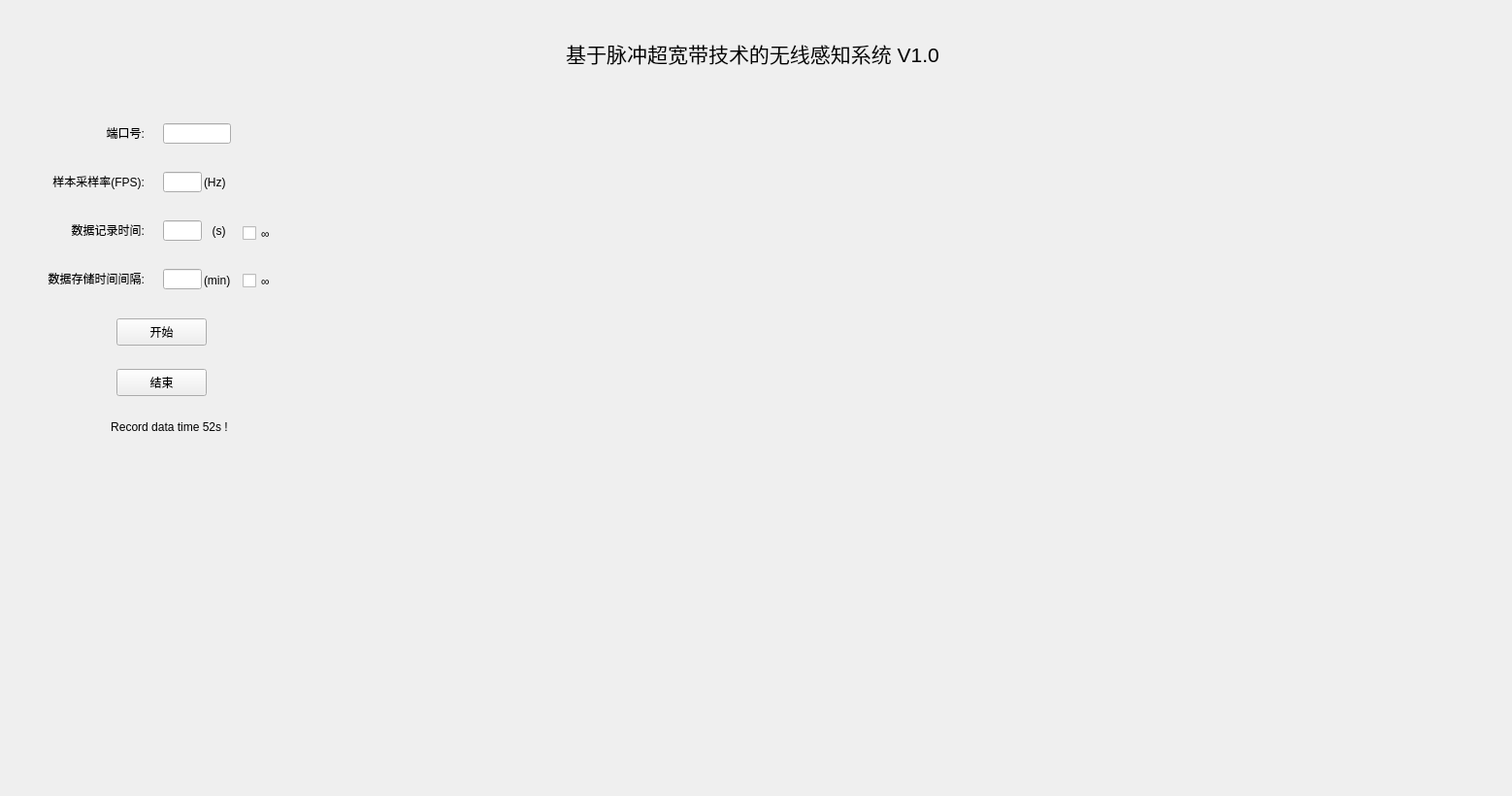
<?xml version="1.0" encoding="UTF-8"?>
<ui version="4.0">
 <class>Form</class>
 <widget class="QWidget" name="Form">
  <property name="geometry">
   <rect>
    <x>0</x>
    <y>0</y>

这是IR_UWB.ui


    <width>1558</width>
    <height>820</height>
   </rect>
  </property>
  <property name="windowTitle">
   <string>Form</string>
  </property>
  <widget class="QLabel" name="label_partname">
   <property name="geometry">
    <rect>
     <x>18</x>
     <y>127</y>
     <width>131</width>
     <height>20</height>
    </rect>
   </property>
   <property name="sizePolicy">
    <sizepolicy hsizetype="Preferred" vsizetype="Preferred">
     <horstretch>0</horstretch>
     <verstretch>0</verstretch>
    </sizepolicy>
   </property>
   <property name="text">
    <string>端口号:</string>
   </property>
   <property name="alignment">
    <set>Qt::AlignRight|Qt::AlignTrailing|Qt::AlignVCenter</set>
   </property>
  </widget>
  <widget class="QLabel" name="label_FPS">
   <property name="geometry">
    <rect>
     <x>18</x>
     <y>177</y>
     <width>131</width>
     <height>20</height>
    </rect>
   </property>
   <property name="sizePolicy">
    <sizepolicy hsizetype="Preferred" vsizetype="Preferred">
     <horstretch>0</horstretch>
     <verstretch>0</verstretch>
    </sizepolicy>
   </property>
   <property name="text">
    <string>样本采样率(FPS):</string>
   </property>
   <property name="alignment">
    <set>Qt::AlignRight|Qt::AlignTrailing|Qt::AlignVCenter</set>
   </property>
  </widget>
  <widget class="QLabel" name="label_run_time">
   <property name="geometry">
    <rect>
     <x>18</x>
     <y>227</y>
     <width>131</width>
     <height>20</height>
    </rect>
   </property>
   <property name="sizePolicy">
    <sizepolicy hsizetype="Preferred" vsizetype="Preferred">
     <horstretch>0</horstretch>
     <verstretch>0</verstretch>
    </sizepolicy>
   </property>
   <property name="text">
    <string>数据记录时间:</string>
   </property>
   <property name="alignment">
    <set>Qt::AlignRight|Qt::AlignTrailing|Qt::AlignVCenter</set>
   </property>
  </widget>
  <widget class="QLabel" name="label_interval">
   <property name="geometry">
    <rect>
     <x>18</x>
     <y>277</y>
     <width>131</width>
     <height>20</height>
    </rect>
   </property>
   <property name="sizePolicy">
    <sizepolicy hsizetype="Preferred" vsizetype="Preferred">
     <horstretch>0</horstretch>
     <verstretch>0</verstretch>
    </sizepolicy>
   </property>
   <property name="text">
    <string>数据存储时间间隔:</string>
   </property>
   <property name="alignment">
    <set>Qt::AlignRight|Qt::AlignTrailing|Qt::AlignVCenter</set>
   </property>
  </widget>
  <widget class="QPushButton" name="button_start">
   <property name="geometry">
    <rect>
     <x>120</x>
     <y>328</y>
     <width>93</width>
     <height>28</height>
    </rect>
   </property>
   <property name="text">
    <string>开始</string>
   </property>
  </widget>
  <widget class="QPushButton" name="button_exit">
   <property name="geometry">
    <rect>
     <x>120</x>
     <y>380</y>
     <width>93</width>
     <height>28</height>
    </rect>
   </property>
   <property name="text">
    <string>结束</string>
   </property>
  </widget>
  <widget class="QLineEdit" name="edit_partname">
   <property name="geometry">
    <rect>
     <x>168</x>
     <y>127</y>
     <width>70</width>
     <height>21</height>
    </rect>
   </property>
  </widget>
  <widget class="QLineEdit" name="edit_FPS">
   <property name="geometry">
    <rect>
     <x>168</x>
     <y>177</y>
     <width>40</width>
     <height>21</height>
    </rect>
   </property>
  </widget>
  <widget class="QLineEdit" name="edit_run_time">
   <property name="geometry">
    <rect>
     <x>168</x>
     <y>227</y>
     <width>40</width>
     <height>21</height>
    </rect>
   </property>
  </widget>
  <widget class="QLineEdit" name="edit_interval">
   <property name="geometry">
    <rect>
     <x>168</x>
     <y>277</y>
     <width>40</width>
     <height>21</height>
    </rect>
   </property>
  </widget>
  <widget class="QLabel" name="label_Hz">
   <property name="geometry">
    <rect>
     <x>210</x>
     <y>180</y>
     <width>31</width>
     <height>16</height>
    </rect>
   </property>
   <property name="text">
    <string>(Hz)</string>
   </property>
  </widget>
  <widget class="QLabel" name="label_s">
   <property name="geometry">
    <rect>
     <x>210</x>
     <y>230</y>
     <width>31</width>
     <height>16</height>
    </rect>
   </property>
   <property name="text">
    <string>(s)</string>
   </property>
   <property name="alignment">
    <set>Qt::AlignCenter</set>
   </property>
  </widget>
  <widget class="QLabel" name="label_min">
   <property name="geometry">
    <rect>
     <x>210</x>
     <y>280</y>
     <width>41</width>
     <height>16</height>
    </rect>
   </property>
   <property name="text">
    <string>(min)</string>
   </property>
   <property name="alignment">
    <set>Qt::AlignBottom|Qt::AlignLeading|Qt::AlignLeft</set>
   </property>
  </widget>
  <widget class="QLabel" name="logo">
   <property name="geometry">
    <rect>
     <x>1190</x>
     <y>13</y>
     <width>341</width>
     <height>91</height>
    </rect>
   </property>
   <property name="text">
    <string/>
   </property>
   <property name="pixmap">
    <pixmap>logo.png</pixmap>
   </property>
  </widget>
  <widget class="GraphicsLayoutWidget" name="widget_1" native="true">
   <property name="geometry">
    <rect>
     <x>300</x>
     <y>120</y>
     <width>600</width>
     <height>300</height>
    </rect>
   </property>
  </widget>
  <widget class="GraphicsLayoutWidget" name="widget_2" native="true">
   <property name="geometry">
    <rect>
     <x>920</x>
     <y>120</y>
     <width>600</width>
     <height>300</height>
    </rect>
   </property>
  </widget>
  <widget class="QLabel" name="Title">
   <property name="geometry">
    <rect>
     <x>0</x>
     <y>19</y>
     <width>1551</width>
     <height>71</height>
    </rect>
   </property>
   <property name="sizePolicy">
    <sizepolicy hsizetype="Preferred" vsizetype="Preferred">
     <horstretch>0</horstretch>
     <verstretch>0</verstretch>
    </sizepolicy>
   </property>
   <property name="font">
    <font>
     <pointsize>16</pointsize>
    </font>
   </property>
   <property name="text">
    <string>基于脉冲超宽带技术的无线感知系统 V1.0</string>
   </property>
   <property name="alignment">
    <set>Qt::AlignCenter</set>
   </property>
  </widget>
  <widget class="QCheckBox" name="checkBox_time">
   <property name="geometry">
    <rect>
     <x>250</x>
     <y>230</y>
     <width>41</width>
     <height>21</height>
    </rect>
   </property>
   <property name="text">
    <string>∞</string>
   </property>
  </widget>
  <widget class="QCheckBox" name="checkBox_interval">
   <property name="geometry">
    <rect>
     <x>250</x>
     <y>280</y>
     <width>41</width>
     <height>19</height>
    </rect>
   </property>
   <property name="text">
    <string>∞</string>
   </property>
  </widget>
  <widget class="QLabel" name="record_text">
   <property name="geometry">
    <rect>
     <x>54</x>
     <y>430</y>
     <width>241</width>
     <height>20</height>
    </rect>
   </property>
   <property name="text">
    <string>Record data time 52s !</string>
   </property>
   <property name="alignment">
    <set>Qt::AlignCenter</set>
   </property>
  </widget>
  <widget class="GraphicsLayoutWidget" name="widget_3" native="true">
   <property name="geometry">
    <rect>
     <x>40</x>
     <y>470</y>
     <width>481</width>
     <height>300</height>
    </rect>
   </property>
  </widget>
  <widget class="GraphicsLayoutWidget" name="widget_4" native="true">
   <property name="geometry">
    <rect>
     <x>550</x>
     <y>470</y>
     <width>481</width>
     <height>300</height>
    </rect>
   </property>
  </widget>
  <widget class="GraphicsLayoutWidget" name="widget_5" native="true">
   <property name="geometry">
    <rect>
     <x>1060</x>
     <y>470</y>
     <width>481</width>
     <height>300</height>
    </rect>
   </property>
  </widget>
 </widget>
 <customwidgets>
  <customwidget>
   <class>GraphicsLayoutWidget</class>
   <extends>QWidget</extends>
   <header>pyqtgraph</header>
   <container>1</container>
  </customwidget>
 </customwidgets>
 <resources/>
 <connections/>
</ui>
